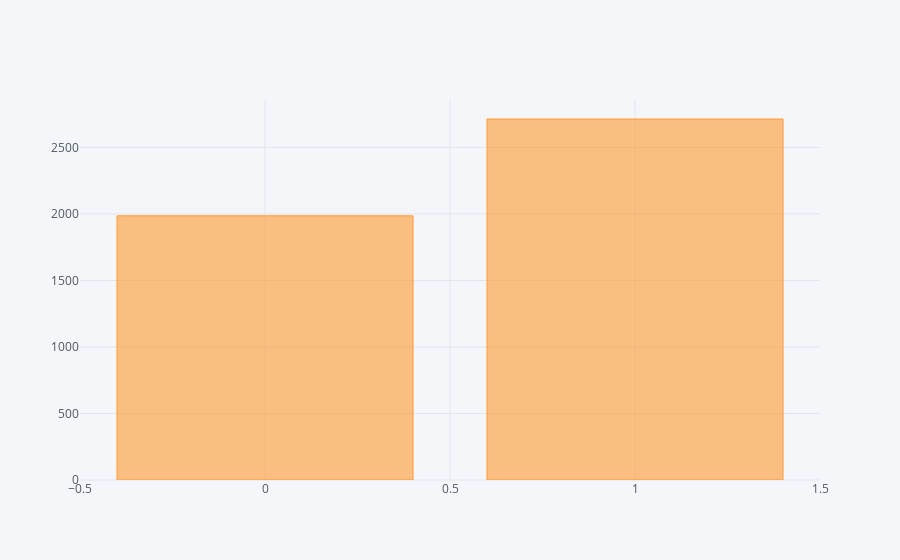

Source (notebook cell):
### Code cell
data_corpus.groupby('polarity').agg({'index': 'count'}).iplot(kind='bar')

### Figure 1 — Plotly figure (JSON) as saved in the notebook; plotly's stock layout.template omitted (floating-point values rounded to 4 significant figures)
{"data": [{"marker": {"color": "rgba(255, 153, 51, 0.6)", "line": {"color": "rgba(255, 153, 51, 1.0)", "width": 1}}, "name": "index", "orientation": "v", "text": "", "type": "bar", "uid": "39f2dc59-7bf5-4a2d-8c83-c33f34fcb5db", "x": [0, 1], "y": [1986, 2714]}], "layout": {"legend": {"bgcolor": "#F5F6F9", "font": {"color": "#4D5663"}}, "paper_bgcolor": "#F5F6F9", "plot_bgcolor": "#F5F6F9", "title": {"font": {"color": "#4D5663"}}, "xaxis": {"gridcolor": "#E1E5ED", "showgrid": true, "tickfont": {"color": "#4D5663"}, "title": {"font": {"color": "#4D5663"}, "text": ""}, "zerolinecolor": "#E1E5ED"}, "yaxis": {"gridcolor": "#E1E5ED", "showgrid": true, "tickfont": {"color": "#4D5663"}, "title": {"font": {"color": "#4D5663"}, "text": ""}, "zerolinecolor": "#E1E5ED"}}}
